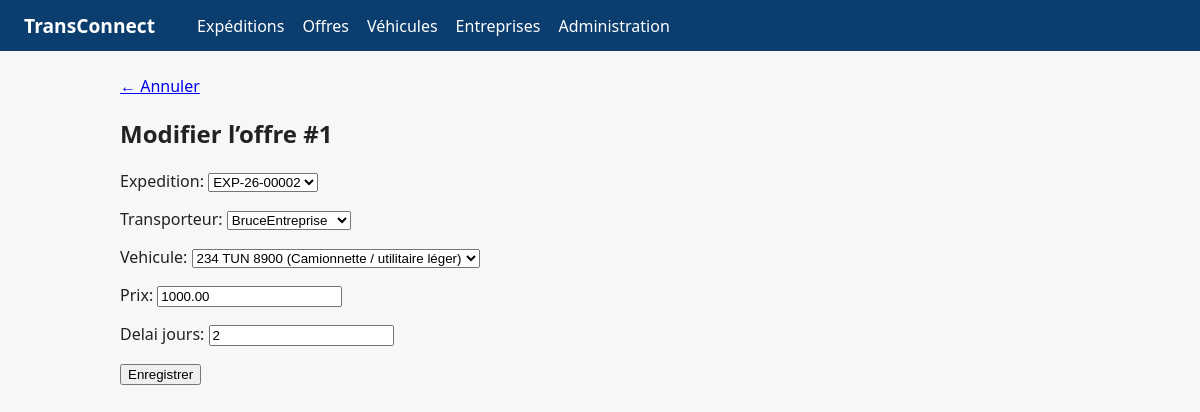
Page /offres/1/modifier/ on the committed database.
### OffresApp/models.py (models this page shows, shortened)
class Offre(models.Model):
    STATUT_CHOICES = [
        ('proposee', 'Proposée'),
        ('acceptee', 'Acceptée'),
        ('refusee', 'Refusée'),
        ('retiree', 'Retirée'),
    ]
    prix = models.DecimalField(
        max_digits=10,
        decimal_places=2,
        validators=[MinValueValidator(Decimal('0.01'))],
    )
    delai_jours = models.PositiveIntegerField(validators=[MinValueValidator(1)])
    statut = models.CharField(max_length=20, choices=STATUT_CHOICES, default='proposee')
    date_proposition = models.DateField(auto_now_add=True)
    expedition = models.ForeignKey(
        Expedition,
        on_delete=models.CASCADE,
        related_name='offres',
    )
    transporteur = models.ForeignKey(
        Entreprise,
        on_delete=models.CASCADE,
        related_name='offres_proposees',
    )
    vehicule = models.ForeignKey(
        Vehicule,
        on_delete=models.PROTECT,
        related_name='offres',
    )
    created_at = models.DateTimeField(auto_now_add=True)
    updated_at = models.DateTimeField(auto_now=True)

### OffresApp/views.py (the view)
# urls.py: path('<int:pk>/modifier/', views.modifier_offre, name='modifier'),
def modifier_offre(request, pk):
    offre = get_object_or_404(Offre, pk=pk)
    if offre.statut == 'acceptee':
        messages.error(request, "Une offre acceptée ne peut pas être modifiée.")
        return redirect('offres:detail', pk=pk)
    if request.method == 'POST':
        form = OffreForm(request.POST, instance=offre)
        if form.is_valid():
            form.save()
            messages.success(request, f"Offre #{pk} modifiée.")
            return redirect('offres:detail', pk=pk)
    else:
        form = OffreForm(instance=offre)
    return render(
        request,
        'form.html',
        {
            'form': form,
            'titre': f'Modifier l’offre #{pk}',
            'retour': reverse('offres:detail', args=[pk]),
        },
    )

### OffresApp/forms.py
class OffreForm(forms.ModelForm):
    class Meta:
        model = Offre
        fields = ['expedition', 'transporteur', 'vehicule', 'prix', 'delai_jours']
    def __init__(self, *args, **kwargs):
        super().__init__(*args, **kwargs)
        self.fields['transporteur'].queryset = Entreprise.objects.filter(
            type_entreprise='transporteur'
        )
        self.fields['expedition'].queryset = Expedition.objects.select_related('entreprise')
        self.fields['vehicule'].queryset = Vehicule.objects.select_related('entreprise')

### EntreprisesApp/models.py (called while the page is built)
    def __str__(self):
        return self.raison_sociale

### ExpeditionsApp/models.py (called while the page is built)
    def __str__(self):
        return self.reference

### VehiculesApp/models.py (called while the page is built)
    def __str__(self):
        return f"{self.immatriculation} ({self.get_type_vehicule_display()})"

### templates/form.html (shortened to what this page needs)
{% extends 'base.html' %}
{% block content %}
<p><a href="{{ retour }}">&larr; Annuler</a></p>
<h2>{{ titre }}</h2>
<form method="post" novalidate>
  {{ form.as_p }}
  <button type="submit">Enregistrer</button>
</form>
{% endblock %}

### templates/base.html (style rules this page uses)
body { font-family: system-ui, Arial, sans-serif; margin: 0; background: #f6f7f9; color: #222; }

### rows in the picture
Offre: expedition "EXP-26-00002", transporteur "BruceEntreprise", vehicule "234 TUN 8900 (Camionnette / utilitaire léger)", prix "1000.00", delai_jours "2"

### other values in the picture
{{ titre }} "Modifier l’offre #1"
